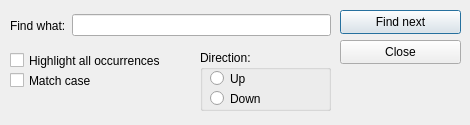
<?xml version="1.0" encoding="UTF-8"?>
<ui version="4.0">
 <class>uiFindText</class>
 <widget class="QDialog" name="uiFindText">
  <property name="geometry">
   <rect>
    <x>0</x>
    <y>0</y>
    <width>470</width>
    <height>125</height>
   </rect>
  </property>
  <property name="minimumSize">
   <size>
    <width>470</width>
    <height>125</height>
   </size>
  </property>
  <property name="maximumSize">
   <size>
    <width>470</width>
    <height>125</height>
   </size>
  </property>
  <property name="windowTitle">
   <string>Find</string>
  </property>
  <property name="windowIcon">
   <iconset resource="../scc.qrc">
    <normaloff>:/images/logo.png</normaloff>:/images/logo.png</iconset>
  </property>
  <widget class="QWidget" name="horizontalLayoutWidget">
   <property name="geometry">
    <rect>
     <x>10</x>
     <y>0</y>
     <width>321</width>
     <height>51</height>
    </rect>
   </property>
   <layout class="QHBoxLayout" name="horizontalLayout">
    <item>
     <widget class="QLabel" name="label_find">
      <property name="text">
       <string>Find what:</string>
      </property>
     </widget>
    </item>
    <item>
     <widget class="QLineEdit" name="lineEdit_find"/>
    </item>
   </layout>
  </widget>
  <widget class="QGroupBox" name="groupBox_direction">
   <property name="geometry">
    <rect>
     <x>200</x>
     <y>50</y>
     <width>131</width>
     <height>61</height>
    </rect>
   </property>
   <property name="title">
    <string>Direction:</string>
   </property>
   <widget class="QRadioButton" name="radioButton_direction_up">
    <property name="geometry">
     <rect>
      <x>10</x>
      <y>18</y>
      <width>101</width>
      <height>21</height>
     </rect>
    </property>
    <property name="text">
     <string>Up</string>
    </property>
   </widget>
   <widget class="QRadioButton" name="radioButton_direction_down">
    <property name="geometry">
     <rect>
      <x>10</x>
      <y>38</y>
      <width>101</width>
      <height>21</height>
     </rect>
    </property>
    <property name="text">
     <string>Down</string>
    </property>
   </widget>
  </widget>
  <widget class="QCheckBox" name="checkBox_match_case">
   <property name="geometry">
    <rect>
     <x>10</x>
     <y>70</y>
     <width>181</width>
     <height>21</height>
    </rect>
   </property>
   <property name="text">
    <string>Match case</string>
   </property>
  </widget>
  <widget class="QPushButton" name="pushButton_find_next">
   <property name="geometry">
    <rect>
     <x>340</x>
     <y>10</y>
     <width>121</width>
     <height>24</height>
    </rect>
   </property>
   <property name="text">
    <string>Find next</string>
   </property>
  </widget>
  <widget class="QPushButton" name="pushButton_close">
   <property name="geometry">
    <rect>
     <x>340</x>
     <y>40</y>
     <width>121</width>
     <height>24</height>
    </rect>
   </property>
   <property name="text">
    <string>Close</string>
   </property>
  </widget>
  <widget class="QCheckBox" name="checkBox_highlight_all_occurrences">
   <property name="geometry">
    <rect>
     <x>10</x>
     <y>50</y>
     <width>181</width>
     <height>21</height>
    </rect>
   </property>
   <property name="text">
    <string>Highlight all occurrences</string>
   </property>
  </widget>
 </widget>
 <resources>
  <include location="../scc.qrc"/>
 </resources>
 <connections/>
</ui>
